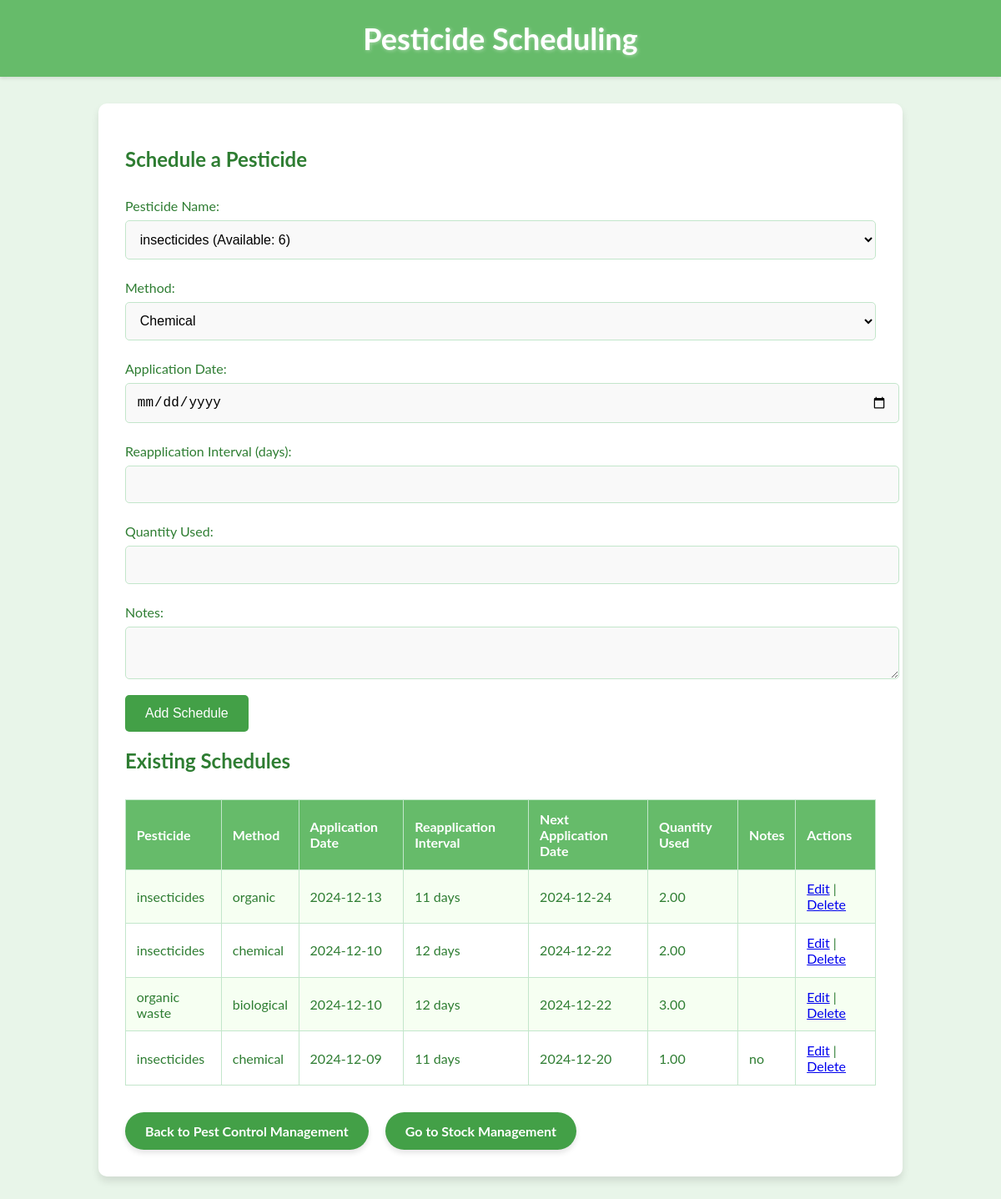
Page /pest_control_management/pesticide_schedule.php on the committed database.
### tables this page shows
CREATE TABLE `pesticide_schedule` (
  `id` int NOT NULL,
  `pesticide_name` varchar(100) NOT NULL,
  `method` varchar(50) NOT NULL,
  `application_date` date NOT NULL,
  `reapplication_interval` int NOT NULL,
  `next_application_date` date NOT NULL,
  `notes` text,
  `quantity_used` decimal(10,2) NOT NULL
);

### pest_control_management/pesticide_schedule.php (the view, shortened to what this page needs)
<?php
include 'db.php';
$schedules = $pdo->query("SELECT * FROM pesticide_schedule ORDER BY application_date DESC")->fetchAll(PDO::FETCH_ASSOC);
$available_stock = $pdo->query("SELECT item_name, quantity FROM stock_management ORDER BY item_name ASC")->fetchAll(PDO::FETCH_ASSOC);
?>
<!DOCTYPE html>
<html lang="en">
<head>
</head>
<body>
    <header>
        <h1>Pesticide Scheduling</h1>
    </header>
    <main>
        <h2>Schedule a Pesticide</h2>
        <form method="POST">
            <label>Pesticide Name:</label>
            <select name="pesticide_name" required>
                <?php foreach ($available_stock as $stock): ?>
                    <option value="<?= htmlspecialchars($stock['item_name']) ?>"><?= htmlspecialchars($stock['item_name']) ?> (Available: <?= htmlspecialchars($stock['quantity']) ?>)</option>
                <?php endforeach; ?>
            </select>
            <label>Method:</label>
            <select name="method" required>
                <option value="chemical">Chemical</option>
            </select>
            <label>Application Date:</label>
            <input type="date" name="application_date" required>
            <label>Reapplication Interval (days):</label>
            <input type="number" name="reapplication_interval" required>
            <label>Quantity Used:</label>
            <input type="number" name="quantity_used" required>
            <label>Notes:</label>
            <textarea name="notes"></textarea>
            <button type="submit">Add Schedule</button>
        </form>
        <h2>Existing Schedules</h2>
        <table>
            <tr>
                <th>Pesticide</th>
                <th>Method</th>
                <th>Application Date</th>
                <th>Reapplication Interval</th>
                <th>Next Application Date</th>
                <th>Quantity Used</th>
                <th>Notes</th>
                <th>Actions</th>
            </tr>
            <?php foreach ($schedules as $schedule): ?>
            <tr>
                <td><?= htmlspecialchars($schedule['pesticide_name']) ?></td>
                <td><?= htmlspecialchars($schedule['method']) ?></td>
                <td><?= htmlspecialchars($schedule['application_date']) ?></td>
                <td><?= htmlspecialchars($schedule['reapplication_interval']) ?> days</td>
                <td><?= htmlspecialchars($schedule['next_application_date']) ?></td>
                <td><?= htmlspecialchars($schedule['quantity_used']) ?></td>
                <td><?= htmlspecialchars($schedule['notes']) ?></td>
                <td>
                    <a href="pesticide_edit.php?id=<?= $schedule['id'] ?>">Edit</a> |
                    <a href="pesticide_delete.php?id=<?= $schedule['id'] ?>" onclick="return confirm('Are you sure?')">Delete</a>
                </td>
            </tr>
            <?php endforeach; ?>
        </table>
        <a href="index.php" class="back-link">Back to Pest Control Management</a>
        <a href="stock_management.php" class="back-link">Go to Stock Management</a>
    </main>
</body>
</html>

### pest_control_management/pesticide_schedule.php (style rules this page uses)
body { font-family: "Lato", sans-serif; margin: 0; padding: 0; background-color: #e8f5e9; color: #2e7d32; }
header { background-color: #66bb6a; color: white; padding: 1.5rem 0; text-align: center; box-shadow: 0 2px 4px rgba(0, 0, 0, 0.1); }
header h1 { font-size: 36px; font-weight: bold; margin: 0; text-shadow: 1px 1px 4px #a5d6a7; }
main { margin: 2rem auto; max-width: 900px; width: 90%; background: white; padding: 2rem; border-radius: 10px; box-shadow: 0 6px 10px rgba(0, 0, 0, 0.1); text-align: left; }
main h2 { color: #2e7d32; font-size: 24px; margin-bottom: 20px; }
form { margin-top: 2rem; }
form label { display: block; font-size: 16px; margin: 0.5rem 0; color: #2e7d32; }
form input, form select, form textarea { width: 100%; padding: 0.8rem; margin-bottom: 1rem; border: 1px solid #c3e6cb; border-radius: 5px; font-size: 16px; background-color: #f9f9f9; }
form button { background-color: #43a047; color: white; padding: 0.8rem 1.5rem; border: none; border-radius: 5px; font-size: 16px; cursor: pointer; transition: background-color 0.3s, transform 0.2s; }
table { width: 100%; border-collapse: collapse; margin-top: 2rem; }
table th, table td { border: 1px solid #c3e6cb; padding: 0.8rem; text-align: left; }
table th { background-color: #66bb6a; color: white; }
table tr:nth-child(even) { background-color: #f6fff2; }
table tr:nth-child(odd) { background-color: #ffffff; }
a.back-link { display: inline-block; margin-top: 2rem; margin-right: 1rem; text-decoration: none; color: white; background-color: #43a047; padding: 0.8rem 1.5rem; border-radius: 30px; font-size: 16px; font-weight: bold; box-shadow: 0 4px 6px rgba(0, 0, 0, 0.1); transition: background-color 0.3s, transform 0.2s, box-shadow 0.2s; text-align: center; }

### rows in the picture
pesticide_schedule: pesticide_name "insecticides", method "organic", application_date "2024-12-13", reapplication_interval "11", next_application_date "2024-12-24", quantity_used "2.00"
pesticide_schedule: pesticide_name "insecticides", method "chemical", application_date "2024-12-10", reapplication_interval "12", next_application_date "2024-12-22", quantity_used "2.00"
pesticide_schedule: pesticide_name "organic waste", method "biological", application_date "2024-12-10", reapplication_interval "12", next_application_date "2024-12-22", quantity_used "3.00"
pesticide_schedule: pesticide_name "insecticides", method "chemical", application_date "2024-12-09", reapplication_interval "11", next_application_date "2024-12-20", quantity_used "1.00", notes "no"

### other values in the picture
form field pesticide_name "insecticides (Available: 6)"
